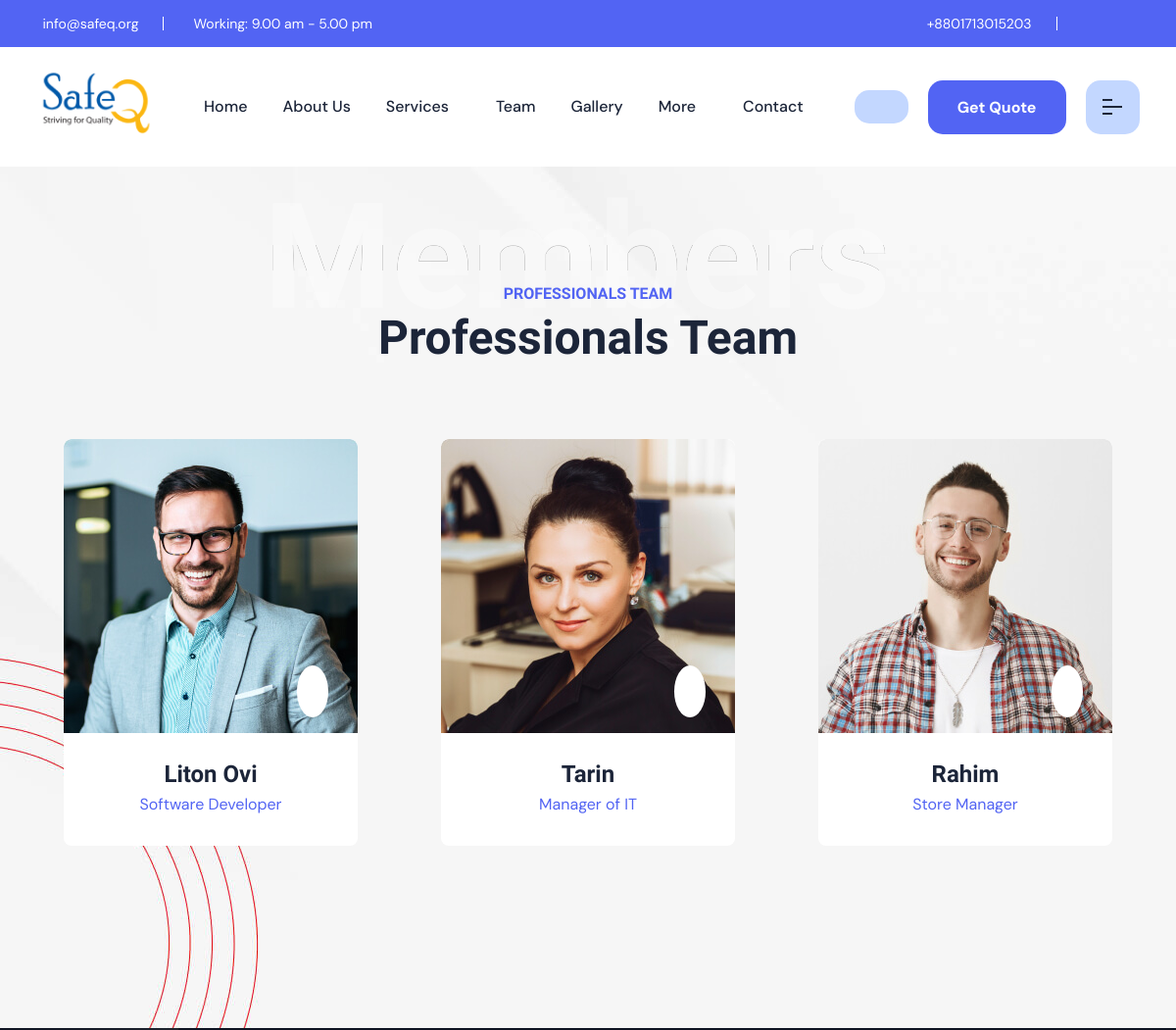
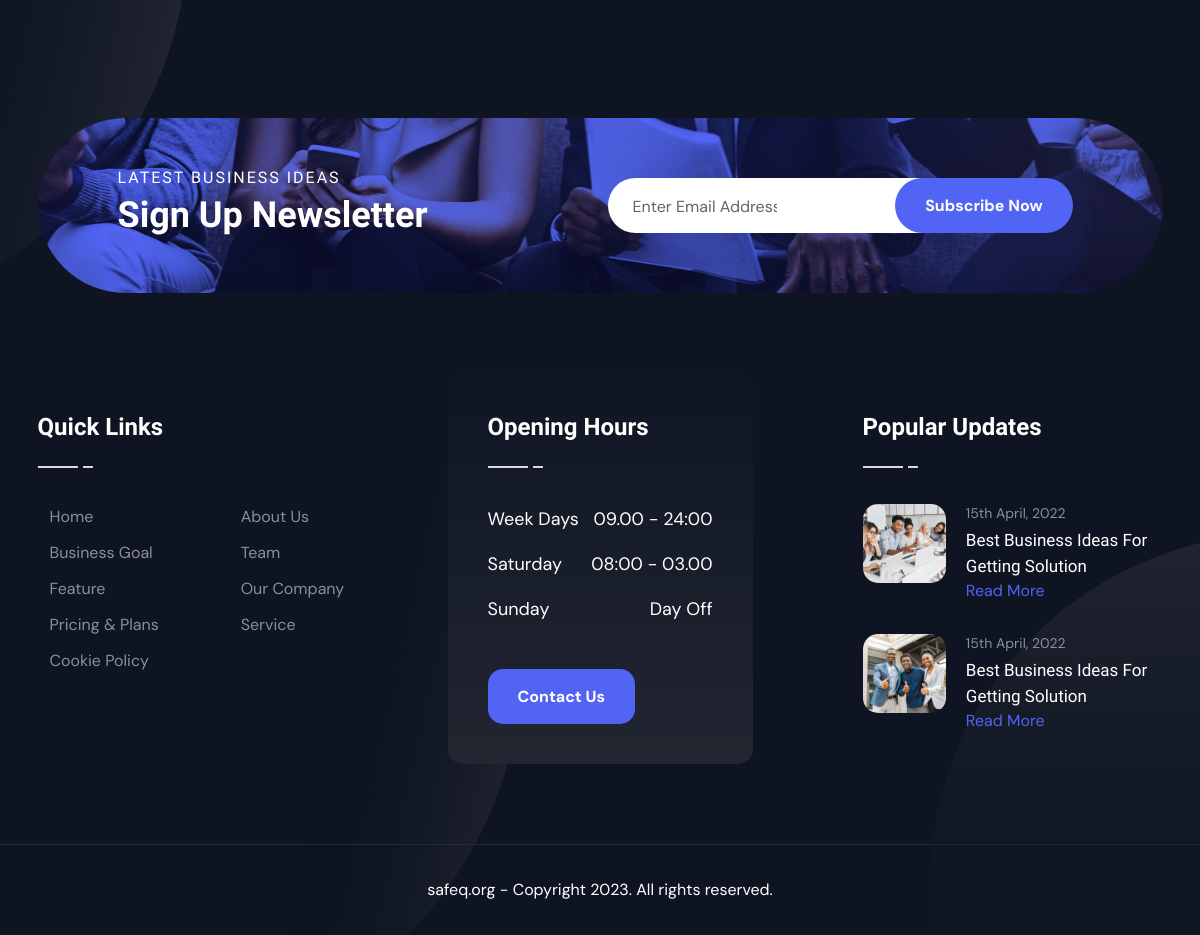
Screenshot of /teams/ with the database file from the repository (2 pictures, top to bottom).
### setting/models.py (models this page shows, shortened)
class Setting(models.Model):
    email = models.CharField(max_length=100, unique=True, blank=False)
    working_time = models.CharField(max_length=100,blank=False)
    phone = models.CharField(max_length=100, unique=True, blank=False)
    facebook = models.URLField(max_length=100, unique=True, blank=False)
    twitter = models.URLField(max_length=100, unique=True, blank=False)
    instagram = models.URLField(max_length=100, unique=True, blank=False)
    linkedin = models.URLField(max_length=100, unique=True, blank=False)
    weblink = models.URLField(max_length=100, unique=True, blank=False)
    logo_img = models.ImageField(upload_to='settings/',blank=False)
    descriptions = models.TextField(max_length=700, blank=True, null=True)

### teams/models.py (models this page shows)
class Teams(models.Model):
    membar_img = models.ImageField(upload_to='teams/',blank=False)
    designation = models.CharField(max_length=200, blank=False)
    name = models.CharField(max_length=200, blank=False, null=True)
    my_self = models.TextField(max_length=700, blank=True, null=True)
    email = models.EmailField(max_length=100, unique=True, blank=True)
    phone = models.CharField(max_length=200, blank=True, null=True)
    twitter = models.URLField(max_length=100, unique=True, blank=True)
    instagram = models.URLField(max_length=100, unique=True, blank=True)
    linkedin = models.URLField(max_length=100, unique=True, blank=True)
    address = models.CharField(max_length=200, blank=True, null=True)
    professional_sd = models.TextField(max_length=700, blank=True, null=True)               # sd = skills detail
    educational_ed = models.TextField(max_length=700, blank=True, null=True)                # ed = experience detail
    top_1_skills = models.CharField(max_length=200, blank=True, null=True)
    top_1_sp = models.PositiveIntegerField(blank=True, null=True)                           # sp = skills percentage
    top_2_skills = models.CharField(max_length=200, blank=True, null=True)
    top_2_sp = models.PositiveIntegerField(blank=True, null=True)                           # sp = skills percentage
    top_3_skills = models.CharField(max_length=200, blank=True, null=True)
    top_3_sp = models.PositiveIntegerField(blank=True, null=True)                           # sp = skills percentage
    company_name = models.CharField(max_length=200, blank=True, null=True)
    time_period = models.CharField(max_length=200, blank=True, null=True)
    designation_previous = models.CharField(max_length=200, blank=True)

### teams/views.py (the view)
# urls.py: path('',views.TeamsView.as_view(), name="teams"),
class TeamsView(TemplateView):
    template_name = "teams/teams.html"
    def get_context_data(self, **kwargs):
        context = super().get_context_data(**kwargs)
        context['teams'] = Teams.objects.all().order_by('id')[:7]
        context['settings'] = Setting.objects.all().order_by('id')[:1]
        return context

### templates/teams/teams.html (shortened to what this page needs)
{% extends 'base/base.html' %}
{% block body %}
{% load static %}
<div class="rts-team-area rts-section-gap bg-team">
    <div class="container">
        <div class="row">
            <div class="col-12">
                <div class="rts-title-area team text-center">
                    <p class="pre-title">
                        Professionals Team
                    </p>
                    <h2 class="title">Professionals Team</h2>
                </div>
            </div>
        </div>
        <div class="row g-5 mt--0">
            <div class="swiper mySwiperh1_team">
                <div class="swiper-wrapper">
                    {% for team in teams %}
                    <div class="swiper-slide">
                        <div class="team-single-one-start">
                            <div class="team-image-area">
                                <a href="{% url 'team_detail' team.id %}">
                                    <img src="{{ team.membar_img.url }}" alt="Business_Team_single">
                                    <div class="team-social">
                                        <div class="main">
                                            <i class="fal fa-plus"></i>
                                        </div>
                                    </div>
                                </a>
                            </div>
                            <div class="single-details">
                                <a href="{% url 'team_detail' team.id %}">
                                    <h5 class="title">{{ team.name }}</h5>
                                </a>
                                <p>{{ team.designation }}</p>
                            </div>
                        </div>
                    </div>
                    {% endfor %}
                </div>
            </div>
        </div>
    </div>
</div>
{% endblock %}

### templates/base/base.html (shortened to what this page needs)
{% load static %}
<!DOCTYPE html>
<html lang="en">
<head>
    <link rel="stylesheet" href="{% static 'css/plugins/swiper.min.css' %}">
    <link rel="stylesheet" href="{% static 'css/plugins/fontawesome-5.css' %}">
    <link rel="stylesheet" href="{% static 'css/plugins/animate.min.css' %}">
    <link rel="stylesheet" href="{% static 'css/plugins/unicons.css' %}">
    <link rel="stylesheet" href="{% static 'css/vendor/bootstrap.min.css' %}">
    <link rel="stylesheet" href="{% static 'css/style.css' %}">
</head>
<body>
    <header class="header--sticky header-one ">
        <div class="header-top header-top-one bg-1">
            <div class="container">
                {% for setting in settings %}
                <div class="row">
                    <div class="col-lg-6 d-xl-block d-none">
                        <div class="left">
                            <div class="mail">
                                <a href="mailto:webmaster@example.com"> {{setting.email}}</a>
                            </div>
                            <div class="working-time">
                                <p> Working: {{setting.working_time}}</p>
                            </div>
                        </div>
                    </div>
                    <div class="col-lg-6 d-xl-block d-none">
                        <div class="right">
                            <ul class="top-nav">
                                <li><a href="#">{{setting.phone}}</a></li>
                            </ul>
                            <ul class="social-wrapper-one">
                                <li><a href="{{setting.facebook}}" target="_blank"></a></li>
                                <li><a href="{{setting.twitter}}" target="_blank"></a></li>
                                <li><a href="{{setting.instagram}}" target="_blank"></a></li>
                            </ul>
                        </div>
                    </div>
                </div>
                {% endfor %}
            </div>
        </div>
        <div class="header-main-one bg-white">
            <div class="container">
                <div class="row">
                    <div class="col-xl-3 col-lg-4 col-md-4 col-sm-4 col-3">
                        <div class="thumbnail">
                            {% for setting in settings %}
                            <a href="{% url 'home' %}">
                                <img src="{{setting.logo_img.url}}" alt="finbiz-logo">
                            </a>
                            {% endfor %}
                        </div>
                    </div>
                    <div class=" col-xl-9 col-lg-8 col-md-8 col-sm-8 col-8">
                        <div class="main-header">
                            <nav class="nav-main mainmenu-nav d-none d-xl-block">
                                <ul class="mainmenu">
                                    <li class="#"><a href="{% url 'home' %}">Home</a></li>
                                    <li class="#"><a href="{% url 'aboutus' %}">About Us</a></li>
                                    <li class="has-droupdown">
                                        <a class="nav-link" href="{% url 'service' %}">Services</a>
                                    </li>
                                    <li class="#"><a href="{% url 'teams' %}">Team</a></li>
                                    <li class="#"><a href="{% url 'gallery' %}">Gallery</a></li>
                                    <li class="has-droupdown">
                                        <a class="nav-link" href="#">More</a>
                                    </li>
                                    <li><a class="nav-item" href="{% url 'contact' %}">Contact</a></li>
                                </ul>
                            </nav>
                            <div class="button-area">
                                <button id="search" class="rts-btn btn-primary-alta"></button>
                                <a href="#" class="rts-btn btn-primary ml--20 ml_sm--5 header-one-btn quote-btn">Get Quote</a>
                                <button id="menu-btn" class="menu rts-btn btn-primary-alta ml--20 ml_sm--5">
                                    <img class="menu-dark" src="{% static 'images/icon/menu.png' %}" alt="Menu-icon">
                                </button>
                            </div>
                        </div>
                    </div>
                </div>
            </div>
        </div>
    </header>
    {% block body %}
    {% endblock %}
    <div class="rts-footer-area footer-one rts-section-gapTop bg-footer-one">
        <div class="container bg-shape-f1">
            <div class="row">
                <div class="col-12">
                    <div class="rts-cta-wrapper">
                        <div class="background-cta">
                            <div class="row">
                                <div class="col-lg-6">
                                    <div class="cta-left-wrapepr">
                                        <p class="cta-disc">
                                            Latest Business Ideas
                                        </p>
                                        <h3 class="title">Sign Up Newsletter</h3>
                                    </div>
                                </div>
                                <div class="col-lg-6">
                                    <form class="cta-input-arae">
                                        <input type="email" name="email" placeholder="Enter Email Address" required>
                                        <button type="submit" class="rts-btn btn-primary">Subscribe Now</button>
                                    </form>
                                </div>
                            </div>
                        </div>
                    </div>
                </div>
            </div>
            <div class="row pt--120 pt_sm--80 pb--80 pb_sm--40">
                <div class="col-xl-4 col-md-6 col-sm-12 col-12">
                    <div class="footer-one-single-wized">
                        <div class="wized-title">
                            <h5 class="title">Quick Links</h5>
                            <img src="{% static 'images/footer/under-title.png' %}" alt="finbiz_footer">
                        </div>
                        <div class="quick-link-inner">
                            <ul class="links">
                                <li><a href="{% url 'home' %}"> Home</a></li>
                                <li><a href="{% url 'business_goal' %}"> Business Goal</a></li>
                                <li><a href="{% url 'feature' %}"> Feature</a></li>
                                <li><a href="#"> Pricing & Plans</a></li>
                                <li><a href="#"> Cookie Policy</a></li>
                            </ul>
                            <ul class="links margin-left-70">
                                <li><a href="{% url 'aboutus' %}"> About Us</a></li>
                                <li><a href="{% url 'teams' %}"> Team</a></li>
                                <li><a href="#">Our Company</a></li>
                                <li><a href="{% url 'service' %}">Service</a></li>
                            </ul>
                        </div>
                    </div>
                </div>
                <div class="col-xl-4 col-md-6 col-sm-12 col-12">
                    <div class="footer-one-single-wized mid-bg">
                        <div class="wized-title">
                            <h5 class="title">Opening Hours</h5>
                            <img src="{% static 'images/footer/under-title.png' %}" alt="finbiz_footer">
                        </div>
                        <div class="opening-time-inner">
                            <div class="single-opening">
                                <p class="day">Week Days</p>
                                <p class="time">09.00 - 24:00</p>
                            </div>
                            <div class="single-opening">
                                <p class="day">Saturday</p>
                                <p class="time">08:00 - 03.00</p>
                            </div>
                            <div class="single-opening mb--30 mb_sm--10">
                                <p class="day">Sunday</p>
                                <p class="time">Day Off</p>
                            </div>
                            <a href="{% url 'contact' %}" class="rts-btn btn-primary contact-us">Contact Us</a>
                        </div>
                    </div>
                </div>
                <div class="col-xl-4 col-md-6 col-sm-12 col-12">
                    <div class="footer-one-single-wized margin-left-65">
                        <div class="wized-title">
                            <h5 class="title">Popular Updates</h5>
                            <img src="{% static 'images/footer/under-title.png' %}" alt="finbiz_footer">
                        </div>
                        <div class="post-wrapper">
                            <div class="single-footer-post mb--30">
                                <div class="left-thumbnail">
                                    <img src="{% static 'images/footer/post/01.png' %}" alt="finbiz_business-post">
                                </div>
                                <div class="post-right">
                                    <p>  15th April, 2022</p>
                                    <a href="blog-details.html">
                                        <h6 class="title">Best Business Ideas For
                                            Getting Solution</h6>
                                    </a>
                                    <a class="red-more" href="blog-details.html">Read More</a>
                                </div>
                            </div>
                            <div class="single-footer-post">
                                <div class="left-thumbnail">
                                    <img src="{% static 'images/footer/post/02.png' %}" alt="finbiz_business-post">
                                </div>
                                <div class="post-right">
                                    <p>  15th April, 2022</p>
                                    <a href="blog-details.html">
                                        <h6 class="title">Best Business Ideas For
                                            Getting Solution</h6>
                                    </a>
                                    <a class="red-more" href="blog-details.html">Read More</a>
                                </div>
                            </div>
                        </div>
                    </div>
                </div>
            </div>
        </div>
        <div class="rts-copyright-area">
            <div class="container">
                <div class="row">
                    <div class="col-12">
                        <div class="text-center">
                            <p>safeq.org - Copyright 2023. All rights reserved.</p>
                        </div>
                    </div>
                </div>
            </div>
        </div>
    </div>
</body>
</html>

### rows the page displays
Setting: email "info@safeq.org", working_time "9.00 am - 5.00 pm", phone "+8801713015203", logo_img (picture)
Teams: membar_img (picture), name "Liton Ovi", designation "Software Developer"
Teams: membar_img (picture), name "Tarin", designation "Manager of IT"
Teams: membar_img (picture), name "Rahim", designation "Store Manager"
